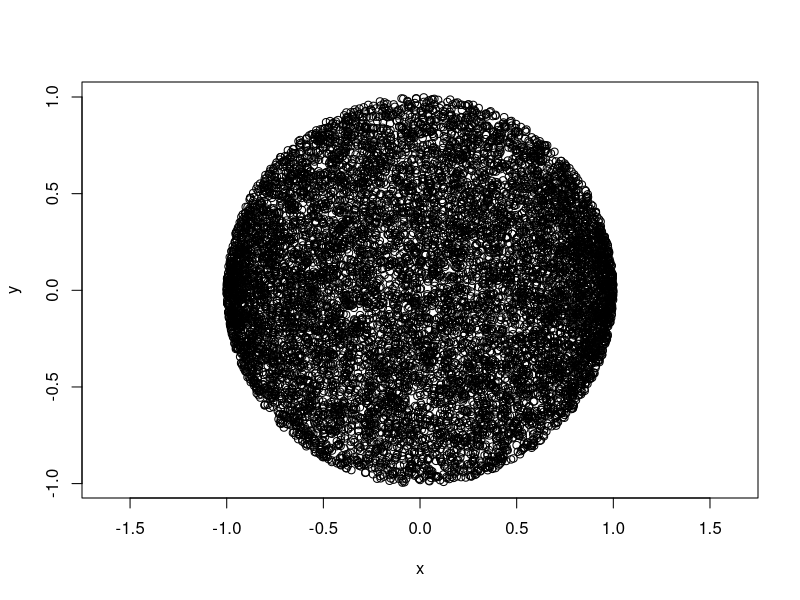
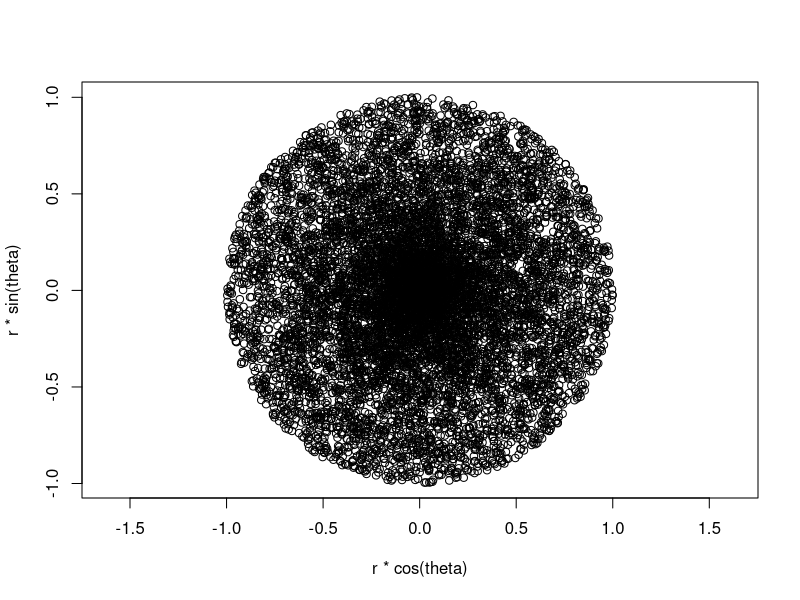
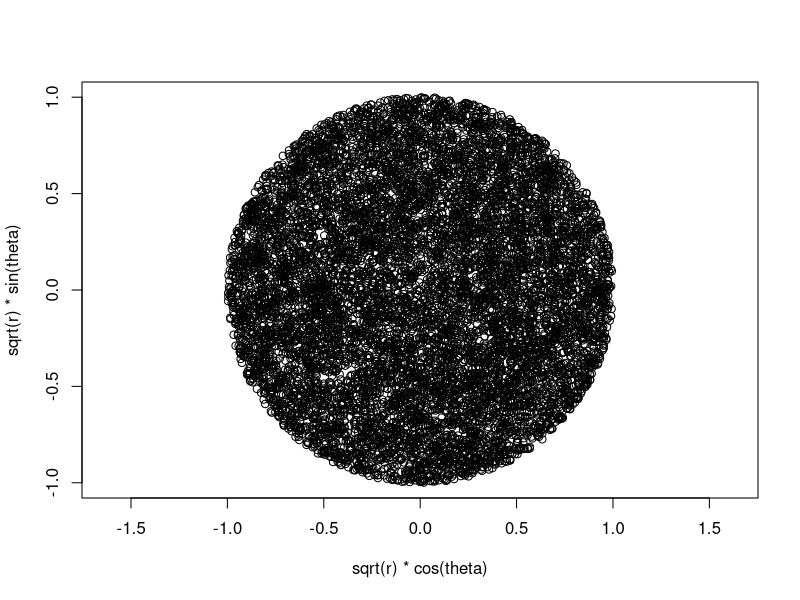
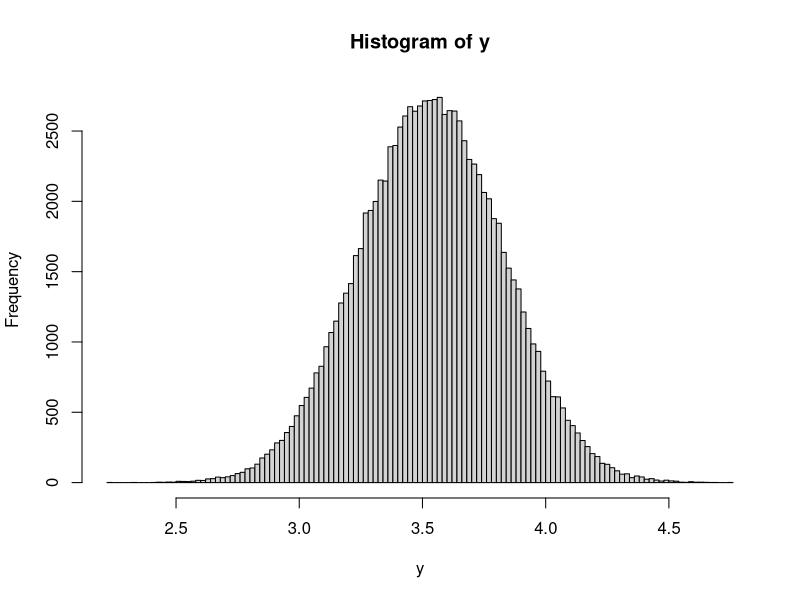

Generate these figures, in order, with R:
##4-1

x <- runif(10000)*2 - 1
y <- (runif(10000)*2*sqrt(1-(x*x))) - sqrt(1-(x*x))

plot(x,y,asp=1)

##4-2

r <- runif(10000)
theta <- runif(10000)
theta = theta * 2*pi
plot(r*cos(theta),r*sin(theta),asp=1)


##4-3


r <- runif(10000)
theta <- runif(10000)
theta = theta * 2*pi
plot(sqrt(r)*cos(theta),sqrt(r)*sin(theta),asp=1)

##8-5

y <- runif(100000)
for (i in 1:100000)
{
  sum <- 0
  x <- runif(50)
  for (j in 1:50)
  {
    sum = sum + x[j]
  }
  sum = sum / sqrt(50)
  y[i] = sum 
  
}

hist(y,breaks = 100)
